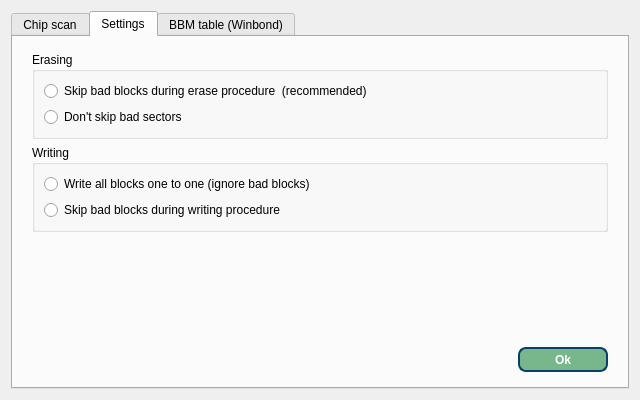
<?xml version="1.0" encoding="UTF-8"?>
<ui version="4.0">
 <class>DialogBBM</class>
 <widget class="QDialog" name="DialogBBM">
  <property name="geometry">
   <rect>
    <x>0</x>
    <y>0</y>
    <width>640</width>
    <height>400</height>
   </rect>
  </property>
  <property name="minimumSize">
   <size>
    <width>500</width>
    <height>400</height>
   </size>
  </property>
  <property name="windowTitle">
   <string>Bad block management</string>
  </property>
  <property name="windowIcon">
   <iconset resource="recource.qrc">
    <normaloff>:/res/img/write64.png</normaloff>:/res/img/write64.png</iconset>
  </property>
  <layout class="QHBoxLayout" name="horizontalLayout">
   <item>
    <widget class="QTabWidget" name="tabWidget">
     <property name="currentIndex">
      <number>1</number>
     </property>
     <widget class="QWidget" name="tab_3">
      <attribute name="title">
       <string>Chip scan</string>
      </attribute>
      <layout class="QVBoxLayout" name="verticalLayout_3">
       <property name="topMargin">
        <number>0</number>
       </property>
       <property name="bottomMargin">
        <number>0</number>
       </property>
       <item>
        <widget class="QLabel" name="label_scan">
         <property name="text">
          <string/>
         </property>
        </widget>
       </item>
       <item>
        <widget class="QTableWidget" name="tableWidgetScan">
         <property name="minimumSize">
          <size>
           <width>460</width>
           <height>0</height>
          </size>
         </property>
         <attribute name="horizontalHeaderDefaultSectionSize">
          <number>114</number>
         </attribute>
         <attribute name="verticalHeaderVisible">
          <bool>false</bool>
         </attribute>
         <attribute name="verticalHeaderMinimumSectionSize">
          <number>20</number>
         </attribute>
         <column>
          <property name="text">
           <string>No</string>
          </property>
          <property name="textAlignment">
           <set>AlignCenter</set>
          </property>
         </column>
         <column>
          <property name="text">
           <string>Block</string>
          </property>
          <property name="textAlignment">
           <set>AlignCenter</set>
          </property>
         </column>
         <column>
          <property name="text">
           <string>Start address</string>
          </property>
          <property name="textAlignment">
           <set>AlignCenter</set>
          </property>
         </column>
         <column>
          <property name="text">
           <string>End address</string>
          </property>
          <property name="textAlignment">
           <set>AlignCenter</set>
          </property>
         </column>
        </widget>
       </item>
       <item>
        <layout class="QHBoxLayout" name="horizontalLayout_3">
         <property name="topMargin">
          <number>0</number>
         </property>
         <property name="rightMargin">
          <number>0</number>
         </property>
         <property name="bottomMargin">
          <number>6</number>
         </property>
         <item>
          <widget class="QProgressBar" name="progressBar">
           <property name="value">
            <number>24</number>
           </property>
          </widget>
         </item>
         <item>
          <widget class="QPushButton" name="pushButton">
           <property name="minimumSize">
            <size>
             <width>90</width>
             <height>25</height>
            </size>
           </property>
           <property name="styleSheet">
            <string notr="true">QPushButton{
color: rgb(255, 255, 255);
background-color: rgb(120, 183, 140);
border-radius: 20px;
border: 2px solid #094065;border-radius:8px;font-weight:600;
}
QPushButton::pressed{background-color: rgb(115, 210, 22);}</string>
           </property>
           <property name="text">
            <string>Check</string>
           </property>
          </widget>
         </item>
        </layout>
       </item>
      </layout>
     </widget>
     <widget class="QWidget" name="tab_1">
      <attribute name="title">
       <string>Settings</string>
      </attribute>
      <layout class="QHBoxLayout" name="horizontalLayout_2">
       <item>
        <layout class="QVBoxLayout" name="verticalLayout_2">
         <property name="leftMargin">
          <number>10</number>
         </property>
         <property name="topMargin">
          <number>6</number>
         </property>
         <property name="rightMargin">
          <number>10</number>
         </property>
         <property name="bottomMargin">
          <number>6</number>
         </property>
         <item>
          <widget class="QGroupBox" name="groupBox">
           <property name="title">
            <string>Erasing</string>
           </property>
           <layout class="QVBoxLayout" name="verticalLayout_4">
            <item>
             <widget class="QRadioButton" name="radioButton_e1">
              <property name="text">
               <string>Skip bad blocks during erase procedure  (recommended)</string>
              </property>
             </widget>
            </item>
            <item>
             <widget class="QRadioButton" name="radioButton_e2">
              <property name="text">
               <string>Don't skip bad sectors</string>
              </property>
             </widget>
            </item>
           </layout>
          </widget>
         </item>
         <item>
          <widget class="QGroupBox" name="groupBox_2">
           <property name="title">
            <string>Writing</string>
           </property>
           <layout class="QVBoxLayout" name="verticalLayout_5">
            <item>
             <widget class="QRadioButton" name="radioButton_w1">
              <property name="text">
               <string>Write all blocks one to one (ignore bad blocks)</string>
              </property>
             </widget>
            </item>
            <item>
             <widget class="QRadioButton" name="radioButton_w2">
              <property name="text">
               <string>Skip bad blocks during writing procedure</string>
              </property>
             </widget>
            </item>
           </layout>
          </widget>
         </item>
         <item>
          <spacer name="verticalSpacer">
           <property name="orientation">
            <enum>Qt::Vertical</enum>
           </property>
           <property name="sizeHint" stdset="0">
            <size>
             <width>20</width>
             <height>40</height>
            </size>
           </property>
          </spacer>
         </item>
         <item>
          <layout class="QHBoxLayout" name="horizontalLayout_5">
           <item>
            <spacer name="horizontalSpacer_2">
             <property name="orientation">
              <enum>Qt::Horizontal</enum>
             </property>
             <property name="sizeHint" stdset="0">
              <size>
               <width>40</width>
               <height>20</height>
              </size>
             </property>
            </spacer>
           </item>
           <item>
            <widget class="QPushButton" name="pushButton_3">
             <property name="minimumSize">
              <size>
               <width>90</width>
               <height>25</height>
              </size>
             </property>
             <property name="styleSheet">
              <string notr="true">QPushButton{
color: rgb(255, 255, 255);
background-color: rgb(120, 183, 140);
border-radius: 20px;
border: 2px solid #094065;border-radius:8px;font-weight:600;
}
QPushButton::pressed{background-color: rgb(115, 210, 22);}</string>
             </property>
             <property name="text">
              <string>Ok</string>
             </property>
            </widget>
           </item>
          </layout>
         </item>
        </layout>
       </item>
      </layout>
     </widget>
     <widget class="QWidget" name="tab_2">
      <attribute name="title">
       <string>BBM table (Winbond)</string>
      </attribute>
      <layout class="QVBoxLayout" name="verticalLayout">
       <item>
        <widget class="QLabel" name="label">
         <property name="text">
          <string>This operation is used only in some Winbond chips.</string>
         </property>
        </widget>
       </item>
       <item>
        <widget class="QTableWidget" name="tableWidgetBBM">
         <attribute name="verticalHeaderVisible">
          <bool>false</bool>
         </attribute>
         <column>
          <property name="text">
           <string>No</string>
          </property>
         </column>
         <column>
          <property name="text">
           <string>Bad block</string>
          </property>
         </column>
         <column>
          <property name="text">
           <string>Changed block</string>
          </property>
         </column>
         <column>
          <property name="text">
           <string>Status</string>
          </property>
         </column>
        </widget>
       </item>
       <item>
        <widget class="QLabel" name="label_bbm_result">
         <property name="text">
          <string/>
         </property>
        </widget>
       </item>
       <item>
        <layout class="QHBoxLayout" name="horizontalLayout_4">
         <property name="topMargin">
          <number>6</number>
         </property>
         <item>
          <spacer name="horizontalSpacer">
           <property name="orientation">
            <enum>Qt::Horizontal</enum>
           </property>
           <property name="sizeHint" stdset="0">
            <size>
             <width>40</width>
             <height>20</height>
            </size>
           </property>
          </spacer>
         </item>
         <item>
          <widget class="QPushButton" name="pushButton_2">
           <property name="minimumSize">
            <size>
             <width>90</width>
             <height>25</height>
            </size>
           </property>
           <property name="styleSheet">
            <string notr="true">QPushButton{
color: rgb(255, 255, 255);
background-color: rgb(120, 183, 140);
border-radius: 20px;
border: 2px solid #094065;border-radius:8px;font-weight:600;
}
QPushButton::pressed{background-color: rgb(115, 210, 22);}</string>
           </property>
           <property name="text">
            <string>Read</string>
           </property>
          </widget>
         </item>
        </layout>
       </item>
      </layout>
     </widget>
    </widget>
   </item>
  </layout>
 </widget>
 <resources>
  <include location="recource.qrc"/>
 </resources>
 <connections/>
</ui>
